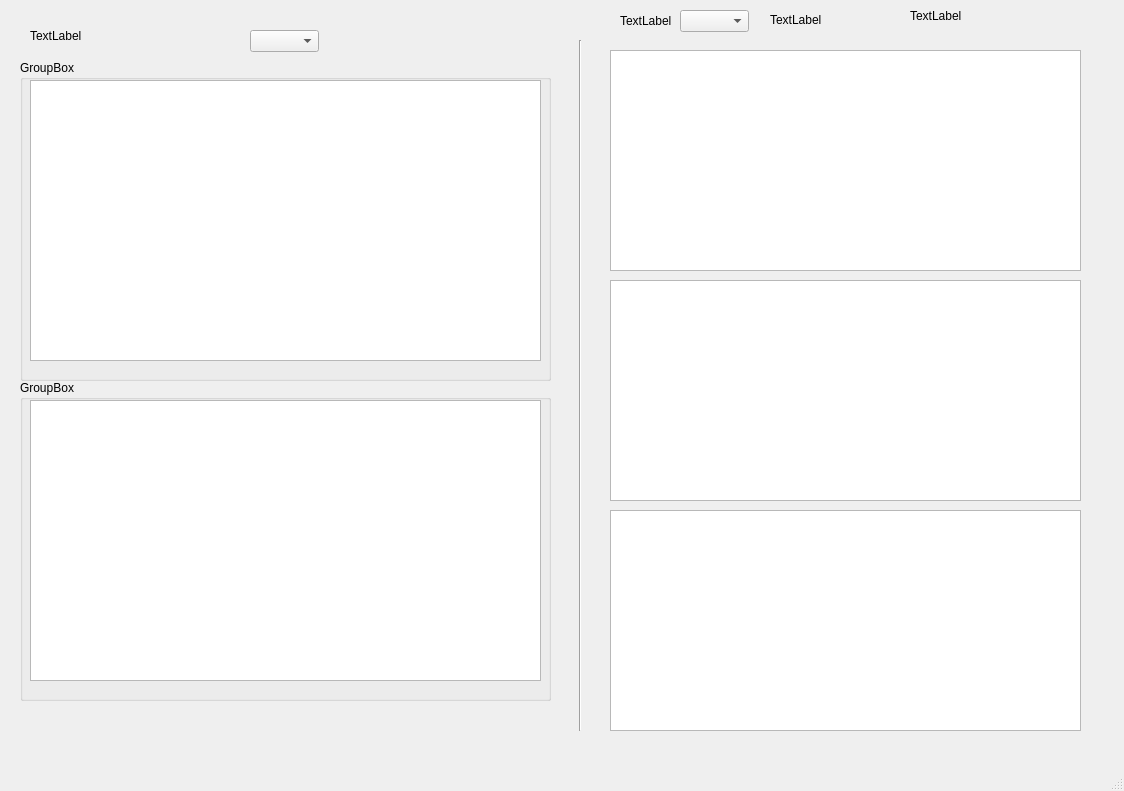
<?xml version="1.0" encoding="UTF-8"?>
<ui version="4.0">
 <class>MainWindow</class>
 <widget class="QMainWindow" name="MainWindow">
  <property name="geometry">
   <rect>
    <x>0</x>
    <y>0</y>
    <width>1124</width>
    <height>791</height>
   </rect>
  </property>
  <property name="windowTitle">
   <string>MainWindow</string>
  </property>
  <widget class="QWidget" name="centralwidget">
   <widget class="QGroupBox" name="groupBox">
    <property name="geometry">
     <rect>
      <x>20</x>
      <y>60</y>
      <width>531</width>
      <height>321</height>
     </rect>
    </property>
    <property name="title">
     <string>GroupBox</string>
    </property>
    <widget class="QGraphicsView" name="graphicsViewI">
     <property name="geometry">
      <rect>
       <x>10</x>
       <y>20</y>
       <width>511</width>
       <height>281</height>
      </rect>
     </property>
    </widget>
   </widget>
   <widget class="Line" name="line">
    <property name="geometry">
     <rect>
      <x>570</x>
      <y>40</y>
      <width>21</width>
      <height>691</height>
     </rect>
    </property>
    <property name="orientation">
     <enum>Qt::Vertical</enum>
    </property>
   </widget>
   <widget class="QComboBox" name="comboBox2">
    <property name="geometry">
     <rect>
      <x>680</x>
      <y>10</y>
      <width>69</width>
      <height>22</height>
     </rect>
    </property>
   </widget>
   <widget class="QLabel" name="label2">
    <property name="geometry">
     <rect>
      <x>620</x>
      <y>10</y>
      <width>81</width>
      <height>21</height>
     </rect>
    </property>
    <property name="text">
     <string>TextLabel</string>
    </property>
   </widget>
   <widget class="QGraphicsView" name="graphicsView_2">
    <property name="geometry">
     <rect>
      <x>610</x>
      <y>50</y>
      <width>471</width>
      <height>221</height>
     </rect>
    </property>
   </widget>
   <widget class="QLabel" name="label1">
    <property name="geometry">
     <rect>
      <x>30</x>
      <y>20</y>
      <width>171</width>
      <height>31</height>
     </rect>
    </property>
    <property name="text">
     <string>TextLabel</string>
    </property>
   </widget>
   <widget class="QComboBox" name="comboBox1">
    <property name="geometry">
     <rect>
      <x>250</x>
      <y>30</y>
      <width>69</width>
      <height>22</height>
     </rect>
    </property>
   </widget>
   <widget class="QLabel" name="voltage_meter">
    <property name="geometry">
     <rect>
      <x>770</x>
      <y>10</y>
      <width>131</width>
      <height>20</height>
     </rect>
    </property>
    <property name="text">
     <string>TextLabel</string>
    </property>
   </widget>
   <widget class="QLabel" name="update_time">
    <property name="geometry">
     <rect>
      <x>910</x>
      <y>0</y>
      <width>221</width>
      <height>31</height>
     </rect>
    </property>
    <property name="text">
     <string>TextLabel</string>
    </property>
   </widget>
   <widget class="QGraphicsView" name="graphicsView_3">
    <property name="geometry">
     <rect>
      <x>610</x>
      <y>280</y>
      <width>471</width>
      <height>221</height>
     </rect>
    </property>
   </widget>
   <widget class="QGroupBox" name="groupBox_2">
    <property name="geometry">
     <rect>
      <x>20</x>
      <y>380</y>
      <width>531</width>
      <height>321</height>
     </rect>
    </property>
    <property name="title">
     <string>GroupBox</string>
    </property>
    <widget class="QGraphicsView" name="graphicsViewII">
     <property name="geometry">
      <rect>
       <x>10</x>
       <y>20</y>
       <width>511</width>
       <height>281</height>
      </rect>
     </property>
    </widget>
   </widget>
   <widget class="QGraphicsView" name="graphicsView_4">
    <property name="geometry">
     <rect>
      <x>610</x>
      <y>510</y>
      <width>471</width>
      <height>221</height>
     </rect>
    </property>
   </widget>
  </widget>
  <widget class="QMenuBar" name="menubar">
   <property name="geometry">
    <rect>
     <x>0</x>
     <y>0</y>
     <width>1124</width>
     <height>21</height>
    </rect>
   </property>
  </widget>
  <widget class="QStatusBar" name="statusbar"/>
 </widget>
 <resources/>
 <connections/>
</ui>
